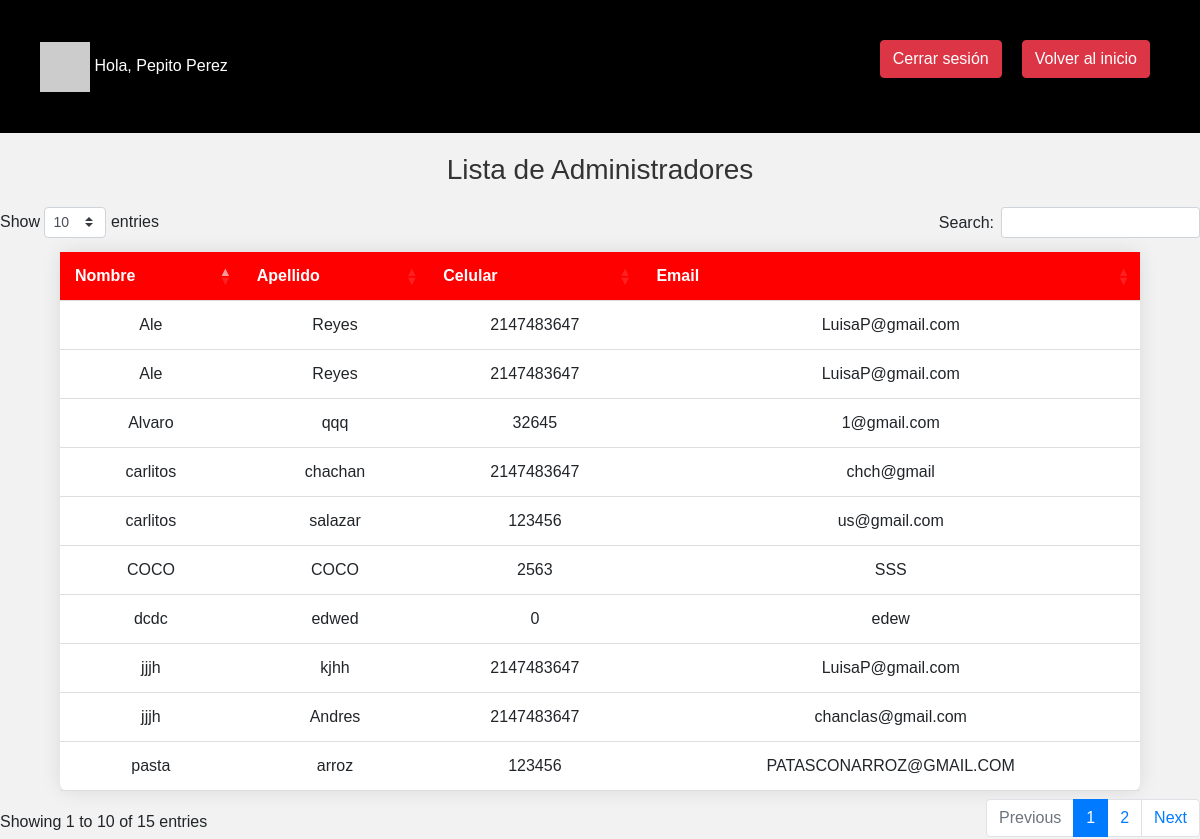
The page /mostrarAdmin.php on the database its author committed.
### tables this page shows
CREATE TABLE `administrador` (
  `id_administrador` int(11) NOT NULL,
  `nombre` varchar(80) NOT NULL,
  `apellido` varchar(80) NOT NULL,
  `celular` int(11) NOT NULL,
  `email` varchar(250) NOT NULL,
  `contraseña` varchar(100) NOT NULL
);

### administrador.php (called while the page is built, shortened)
<?php
class administrador{
    public static function mostrarAdmin(){
        $conexion = new Conexion();
        $consulta = $conexion->prepare('SELECT * FROM ' . self::TABLA . ' ORDER BY nombre');
        $consulta -> execute();
        $registros = $consulta->fetchAll();
        return $registros;
    }
}
?>

### mostrarAdmin.php (the view, shortened to what this page needs)
<?php
require_once "administrador.php";
$administradores = administrador::mostrarAdmin();
?>
<!DOCTYPE html>
<html lang="es">
<head>
    <link rel="stylesheet" href="https://cdnjs.cloudflare.com/ajax/libs/twitter-bootstrap/4.5.2/css/bootstrap.min.css">
    <link rel="stylesheet" href="https://cdn.datatables.net/1.13.7/css/dataTables.bootstrap4.min.css">
</head>
<body>
<div class="header">
        <div class="profile">
            <img src="https://via.placeholder.com/50" alt="Profile Icon">
            <span class="username">Hola, Pepito Perez</span>
        </div>
    <div class="btn-group" role="group" aria-label="Botones">
    <form action="cerrarAdmin.php" method="POST">
        <button type="submit" class="btn btn-danger" name="logout">Cerrar sesión</button>
    </form>
    <form action="bienvenidoAdmin.php" method="POST">
        <button type="submit" class="btn btn-danger" name="logout">Volver al inicio</button>
    </form>
</div>
</div>
    <h1>Lista de Administradores</h1>
    <table id="myTable">
        <thead>
            <tr>
                <th>Nombre</th>
                <th>Apellido</th>
                <th>Celular</th>
                <th>Email</th>
            </tr>
        </thead>
        <tbody>
            <?php foreach ($administradores as $admin): ?>
                <tr>
                    <td><?php echo $admin['nombre']; ?></td>
                    <td><?php echo $admin['apellido']; ?></td>
                    <td><?php echo $admin['celular']; ?></td>
                    <td><?php echo $admin['email']; ?></td>
                </tr>
            <?php endforeach; ?>
        </tbody>
    </table>
</body>
</html>

### mostrarAdmin.php (style rules this page uses)
body { background-image: url('./assets/css/img//mecanico.jpg'); background-size: cover; background-repeat: no-repeat; background-color: #f2f2f2; font-family: Arial, sans-serif; margin: 0; padding: 0; }
h1 { text-align: center; color: #fff; margin-bottom: 30px; margin-top: 20px; }
table { width: 90%; margin: auto; border-collapse: collapse; box-shadow: 0 0 20px rgba(0, 0, 0, 0.1); background-color: #fff; border-radius: 8px; }
th, td { padding: 12px 15px; text-align: center; border-bottom: 1px solid #ddd; }
th { background-color: red; color: #fff; text-align: center; }
tr:nth-child(even) { background-color: #ffd4cc; }
.header { background-color: #000; color: #fff; padding: 30px 40px; display: flex; align-items: center; justify-content: space-between; }
form { display: flex; justify-content: center; margin-bottom: 15px; }
button { background-color: red; color: white; border: none; padding: 10px 10px; margin: 10px ; cursor: pointer; border-radius: 5px; transition: background-color 0.3s ease; }
h1 { font-size: 28px; color: #333; margin-bottom: 20px; transition: color #fff; text-align: center; }

### rows shown on the page
administrador: nombre "Ale", apellido "Reyes", celular "2147483647", email "LuisaP@gmail.com"
administrador: nombre "Ale", apellido "Reyes", celular "2147483647", email "LuisaP@gmail.com"
administrador: nombre "Alvaro", apellido "qqq", celular "32645", email "1@gmail.com"
administrador: nombre "carlitos", apellido "chachan", celular "2147483647", email "chch@gmail"
administrador: nombre "carlitos", apellido "salazar", celular "123456", email "us@gmail.com"
administrador: nombre "COCO", apellido "COCO", celular "2563", email "SSS"
administrador: nombre "dcdc", apellido "edwed", celular "0", email "edew"
administrador: nombre "jjjh", apellido "kjhh", celular "2147483647", email "LuisaP@gmail.com"
administrador: nombre "jjjh", apellido "Andres", celular "2147483647", email "chanclas@gmail.com"
administrador: nombre "pasta", apellido "arroz", celular "123456", email "PATASCONARROZ@GMAIL.COM"
